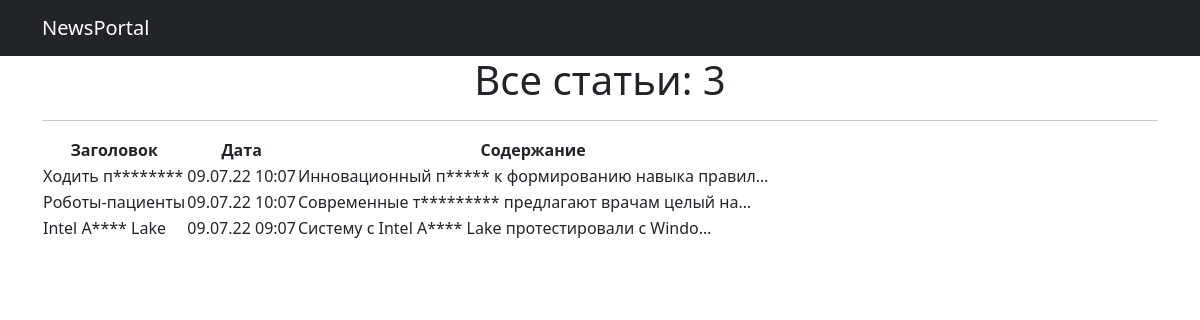
/posts/, run on the app's committed database.
### news/models.py (models this page shows, shortened)
class Post(models.Model):
    author = models.ForeignKey(Author, on_delete=models.CASCADE)
    date = models.DateTimeField(auto_now_add=True)
    post = models.CharField(max_length=3, choices=POST_LIST)
    title = models.CharField(max_length=255)
    content = models.TextField(default='SomeText...')
    rating = models.IntegerField(default=0)
    category = models.ManyToManyField(Category, through='PostCategory')

### news/views.py (the view)
# urls.py: path('', PostsList.as_view()),
class PostsList(ListView):
    model = Post
    ordering = '-date'
    template_name = 'posts.html'
    context_object_name = 'posts'

### news/templatetags/custom_filters.py (called while the page is built)
@register.filter()
def censor(value):
    content_list = value.split()
    new_content_list = ''
    for i in content_list:
        for j in range(len(check_list)):
            if i == check_list[j]:
                i = i[0] + '*' * (len(i) - 1)
        new_content_list += i + ' '
    return f'{new_content_list}'

### templates/posts.html (shortened to what this page needs)
{% extends 'flatpages/default.html' %}
{% load custom_filters%}
{% block content %}
   <h1>Все статьи: {{posts|length}}</h1>
   <hr>
   {% if posts %}
       <table>
           <tr>
               <td><strong>Заголовок </strong></td>
               <td><strong>Дата</strong></td>
               <td><strong>Содержание</strong></td>
           </tr>
           {% for post in posts %}
           <tr style="text-align: left;">
               <td>{{ post.title|censor }}</td>
               <td>{{ post.date|date:'d.m.y h:m' }}</td>
               <td>{{ post.content|truncatechars:50|censor }}</td>
           </tr>
           {% endfor %}
       </table>
   {% else %}
       <h2>Статей нет!</h2>
   {% endif %}
{% endblock content %}

### templates/flatpages/default.html (shortened to what this page needs)
<!DOCTYPE html>
<html lang="en">
    <head>
        {% load static %}
        <link href="{% static 'css/styles.css' %}" rel="stylesheet" />
    </head>
    <body>
       <nav class="navbar navbar-expand-lg navbar-dark bg-dark static-top">
           <div class="container">
               <a class="navbar-brand" href="#">NewsPortal</a>
           </div>
       </nav>
        <div class="container">
           <div class="row">
               <div class="col-lg-12 text-center">
                   {% block content %}{% endblock content %}
               </div>
           </div>
        </div>
    </body>
</html>

### data on the page
Post: title|censor "Ходить п********", date "09.07.22 10:07", content|censor "Инновационный п***** к формированию навыка правил…"
Post: title|censor "Роботы-пациенты", date "09.07.22 10:07", content|censor "Современные т********* предлагают врачам целый на…"
Post: title|censor "Intel A**** Lake", date "09.07.22 09:07", content|censor "Систему с Intel A**** Lake протестировали с Windo…"

### other printed values
{{ posts|length }} "3"
